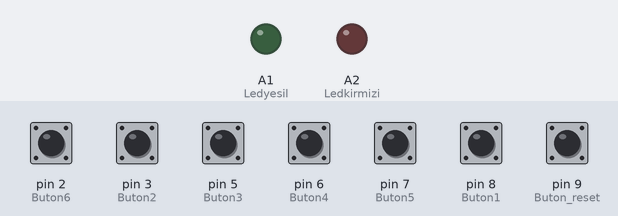
The sketch below on a simulated Arduino Uno, built with avr-gcc and run on an emulated ATmega328P. On the bench: output pins drawn as LEDs (lit = HIGH). Inputs (shaded band) come from the test bench; at power-on: pin 2 (Buton6), pin 3 (Buton2), pin 5 (Buton3), pin 6 (Buton4), pin 7 (Buton5), pin 8 (Buton1), pin 9 (Buton_reset) HIGH. Storage starts empty; random numbers use the default seed unless the sketch sets one; what the sketch prints to the serial monitor is not drawn.

Above: at 2.2 s.
2.3 s: pin 2 (Buton6) pulled LOW for 0.15 s
4.3 s: pin 7 (Buton5) pulled LOW for 0.15 s
At 5.7 s:
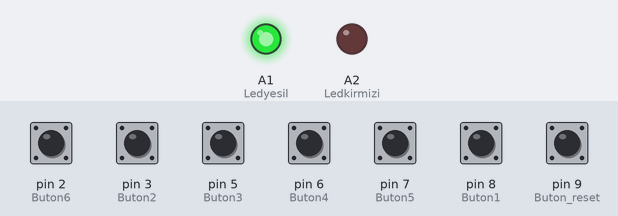
6.8 s: pin 3 (Buton2) pulled LOW for 0.15 s
8.4 s: pin 5 (Buton3) pulled LOW for 0.15 s
10.0 s: pin 6 (Buton4) pulled LOW for 0.15 s
11.6 s: pin 8 (Buton1) pulled LOW for 0.15 s
Timing chart, 0 to 14.2 s (numbered marks = the images above; inputs shaded):
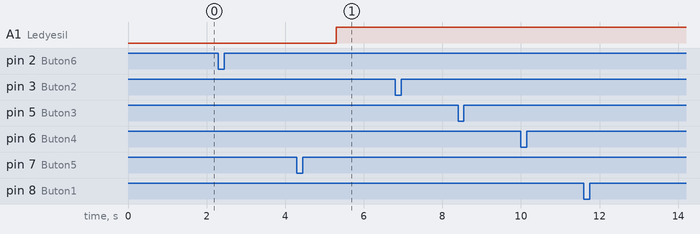

The sketch:

proje.ino
```cpp
#include <SPI.h>
#include <SD.h>

#define Buton1 8
#define Buton2 3
#define Buton3 5
#define Buton4 6
#define Buton5 7
#define Buton6 2
#define Buton_reset 9
#define Ledyesil A1
#define Ledkirmizi A2

int buton_deg=0;
int para=0;
int kopukleme=0,yikama=0,kurulama=0,cilalama=0;
int sayi;

File dosya;


int kopuklememiktar,yikamamiktar,kurulamamiktar,cilalamamiktar;
int bestl, ontl, yirmitl, ellitl, yuztl;
int yuz=0, elli=0, yirmi=0, on=0, bes=0;
int eklenenbes=0,eklenenon=0,eklenenyirmi=0,eklenenelli=0,eklenenyuz=0;
int eksilenkopukleme=0,eksilenyikama=0,eksilenkurulama=0,eksilencilalama=0;
int kasa=0;

void setup() {
  pinMode(Buton1, INPUT_PULLUP);
  pinMode(Buton2, INPUT_PULLUP);
  pinMode(Buton3, INPUT_PULLUP);
  pinMode(Buton4, INPUT_PULLUP);
  pinMode(Buton5, INPUT_PULLUP);
  pinMode(Buton6, INPUT_PULLUP);
  pinMode(Buton_reset, INPUT_PULLUP);
  pinMode(Ledyesil, OUTPUT);
  pinMode(Ledkirmizi, OUTPUT);

  Serial.begin(115200);
    char okunan[100];
    int i=0;
    char *nokta;
    int miktar[5];
    int say;


   Serial.println(F("SD kart hazirlniyor..."));
  if(!SD.begin(4)){
    Serial.println(F("SD kart takili degil!!!!"));
    Serial.println(F("Lutfen SD kartinizi takiniz!!!"));
    while(!SD.begin(4));
    Serial.println(F("SD kart kullanima hazir!!!"));
    delay(1000);
  }
  else{
    Serial.println(F("SD kart kullanima hazir!!!"));
    delay(1000);
  }


    dosya = SD.open("LRT.txt",FILE_WRITE);

    dosya.seek(0);


    while (dosya.available())
    {

       okunan[i] = dosya.read();
       i++;

    }

    dosya.close(); // dosya kapatılıyor


    Serial.println(okunan);
    Serial.println(F("------------------------------"));
    Serial.println(F("Lütfen para girişi yapınız:"));
    nokta=strtok(okunan,",");
    for(int j=0; j<5 ;j++){
      say=atoi(nokta);
      miktar[j]=say;
      nokta=strtok(NULL,",");
    }
    nokta=strtok(NULL,"\n");

    say=atoi(nokta);
    kopuklememiktar=say;
    nokta=strtok(NULL,",");
    nokta=strtok(NULL,",");
    nokta=strtok(NULL,",");
    say=atoi(nokta);
    yikamamiktar=say;
    nokta=strtok(NULL,",");
    nokta=strtok(NULL,",");
    nokta=strtok(NULL,",");
    say=atoi(nokta);
    kurulamamiktar=say;
    nokta=strtok(NULL,",");
    nokta=strtok(NULL,",");
    nokta=strtok(NULL,",");
    say=atoi(nokta);
    cilalamamiktar=say;


   bestl=miktar[0];
   ontl=miktar[1];
   yirmitl=miktar[2];
   ellitl=miktar[3];
   yuztl=miktar[4];


}

void loop() {

      sayi = random(1,5);

      if(digitalRead(Buton1) == 0){
      if(buton_deg==0){
      para=para+5;
      eklenenbes+=1;
      delay(500);
      }
      else{
        if(kopuklememiktar<=0){
          Serial.println("Üzgünüz malzeme eksikliği dolayısıyla köpükleme hizmeti veremiyoruz.");
        }
        else{
        kopukleme+=1;
        eksilenkopukleme+=1;
        }
        delay(500);
      }
      }
      if(digitalRead(Buton2) == 0){
      if(buton_deg==0){
      para=para+10;
      eklenenon+=1;
      delay(500);
      }
       else{
        if(yikamamiktar<=0){
          Serial.println("Üzgünüz malzeme eksikliği dolayısıyla yıkama hizmeti veremiyoruz.");
        }
        else{
        yikama+=1;
        eksilenyikama+=1;
        }
        delay(500);
      }
      }
      if(digitalRead(Buton3) == 0){
        if(buton_deg==0){
      para=para+20;
      eklenenyirmi+=1;
      delay(500);
        }
        else{
          if(kurulamamiktar<=0){
          Serial.println("Üzgünüz malzeme eksikliği dolayısıyla kurulama hizmeti veremiyoruz.");
        }
        else{
        kurulama+=1;
        eksilenkurulama+=1;
        }
        delay(500);
      }
      }
      if(digitalRead(Buton4) == 0){
         if(buton_deg==0){
      para=para+50;
      eklenenelli+=1;
      delay(500);
         }
         else{
          if(cilalamamiktar<=0){
          Serial.println("Üzgünüz malzeme eksikliği dolayısıyla cilalama hizmeti veremiyoruz.");
        }
        else{
        cilalama+=1;
        eksilencilalama+=1;
        }
        delay(500);
      }
      }
      if(digitalRead(Buton5) == 0){

        if(buton_deg==0){
      para=para+100;
      eklenenyuz+=1;
      delay(500);
        }
        else{
          if(kopukleme!=0){
            Serial.print(kopukleme);
            Serial.println(F(" kere köpükleme hizmeti satın aldınız"));
          }
          if(yikama!=0){
            Serial.print(yikama);
            Serial.println(F(" kere yıkama hizmeti satın aldınız"));
          }
          if(kurulama!=0){
            Serial.print(kurulama);
            Serial.println(F(" kere kurulama hizmeti satın aldınız"));
          }
          if(cilalama!=0){
            Serial.print(cilalama);
            Serial.println(F(" kere cilalama hizmeti satın aldınız"));
          }
          delay(500);
          if(((kopukleme*15)+(yikama*10)+(kurulama*5)+(cilalama*50))>para){
              Serial.println(F("İstediğiniz işlemler için paranız yeterli değildir"));
            }
            else{

          Serial.println(sayi);
          delay(500);
          if(sayi==2){
            digitalWrite(Ledkirmizi,HIGH);
            Serial.println(F("Para sıkıştı!!!"));
            Serial.print(para);
            Serial.println(F(" TL paranız iade edilmiştir"));
            para=0;
            delay(500);
          }
          else{
            digitalWrite(Ledyesil,HIGH);

            para= para-(kopukleme*15)-(yikama*10)-(kurulama*5)-(cilalama*50);
            bestl+=eklenenbes, ontl+=eklenenon, yirmitl+=eklenenyirmi, ellitl+=eklenenelli, yuztl+=eklenenyuz;
            kopuklememiktar-=eksilenkopukleme, yikamamiktar-=eksilenyikama, kurulamamiktar-=eksilenkurulama, cilalamamiktar-=eksilencilalama;
            Serial.print(F("Paraüstü: "));
            Serial.println(para);

            yuz = para/100;
            para -= 100*yuz;

            elli = para/50;
            para -= 50*elli;

            yirmi = para/20;
            para -= 20*yirmi;

            on = para/10;
            para -= 10*on;

            bes = para/5;
            para -= 5*bes;

             if(yuztl<=0){
              yuz=yuz*2;
              elli=elli+yuz;
              yuz=0;
            }
            if(ellitl<=0){
              if(yirmitl<=0){
              yirmi=yirmi*2;
              on=on+yirmi;
              yirmi=0;
            }
            if(ontl<=0){
              on=on*2;
              bes=bes+on;
              on=0;
            }
              yirmi=yirmi+(elli*2);
              on=on+elli;
              elli=0;
            }
             if(yirmitl<=0){
              yirmi=yirmi*2;
              on=on+yirmi;
              yirmi=0;
            }
            if(ontl<=0){
              on=on*2;
              bes=bes+on;
              on=0;
            }


            yuztl-=yuz, ellitl-=elli, yirmitl-=yirmi, ontl-=on, bestl-=bes;

            if(yuztl<0 || ellitl<0 || yirmitl<0 || ontl<0 || bestl<0){
              kasa=1;
            }

            if(kasa==0){
            Serial.print(F("Paraüstünüz "));
            Serial.print(yuz);
            Serial.print(F(" tane yüz tl, "));
            Serial.print(elli);
            Serial.print(F(" tane elli tl, "));
            Serial.print(yirmi);
            Serial.print(F(" tane yirmi tl, "));
            Serial.print(on);
            Serial.print(F(" tane on tl, "));
            Serial.print(bes);
            Serial.print(F(" tane beş tl "));
            Serial.println(F(" olarak verilmiştir. "));
            }
            else if (kasa==1){
              Serial.println(F("Kasada yeterli para yoktur,paranız iade edilmiştir ve hizmetiniz iptal edilmiştir"));
              yuztl+=yuz, ellitl+=elli, yirmitl+=yirmi, ontl+=on, bestl+=bes;
              bestl-=eklenenbes, ontl-=eklenenon, yirmitl-=eklenenyirmi, ellitl-=eklenenelli, yuztl-=eklenenyuz;
              kopuklememiktar+=eksilenkopukleme, yikamamiktar+=eksilenyikama, kurulamamiktar+=eksilenkurulama, cilalamamiktar+=eksilencilalama;

            }

            delay(500);
          }

          }
            Serial.println(F("Kalan para miktarı:"));
            Serial.print(bestl);
            Serial.print(F(","));
            Serial.print(ontl);
            Serial.print(F(","));
            Serial.print(yirmitl);
            Serial.print(F(","));
            Serial.print(ellitl);
            Serial.print(F(","));
            Serial.println(yuztl);

            SD.remove("LRT.txt");
            dosya = SD.open("LRT.txt",FILE_WRITE);

           if(dosya){
      dosya.print(int(bestl));
      dosya.print(",");
      dosya.print(int(ontl));
      dosya.print(",");
      dosya.print(int(yirmitl));
      dosya.print(",");
      dosya.print(int(ellitl));
      dosya.print(",");
      dosya.println(int(yuztl));
      dosya.print("1,köpükleme,");
      dosya.print(int(kopuklememiktar));
      dosya.println(",15TL");
      dosya.print("2,yıkama,");
      dosya.print(int(yikamamiktar));
      dosya.println(",10TL");
      dosya.print("3,kurulama,");
      dosya.print(int(kurulamamiktar));
      dosya.println(",5TL");
      dosya.print("4,cilalama,");
      dosya.print(int(cilalamamiktar));
      dosya.println(",50TL");
      dosya.close();
    }


        }
      }
      if(digitalRead(Buton6) == 0){
      buton_deg=1;
      Serial.print(para);
      Serial.println(F(" TL para attınız"));
      delay(500);
      Serial.println(F("---------------------"));
      Serial.println(F("1.Buton: Köpükleme"));
      Serial.println(F("2.Buton: Yıkama"));
      Serial.println(F("3.Buton: Kurulama"));
      Serial.println(F("4.Buton: Cilalama"));
      Serial.println(F("5.Buton: Bitiş"));
      }
      if(digitalRead(Buton_reset) == 0){
        buton_deg=0,kopukleme=0,yikama=0,kurulama=0,cilalama=0;
        eklenenbes=0,eklenenon=0,eklenenyirmi=0,eklenenelli=0,eklenenyuz=0;
        eksilenkopukleme=0,eksilenyikama=0,eksilenkurulama=0,eksilencilalama=0;
        digitalWrite(Ledkirmizi,LOW);
        digitalWrite(Ledyesil,LOW);
      Serial.println(F("Tüm seçimleriniz iptal edilmiştir!!!"));
      delay(500);
      }


}
```

Measured:
- after the input at 2.3 s, every drawn part: stays the same
- after the input at 4.3 s, A1 (Ledyesil): LOW → HIGH after 1.0 s
- after the input at 6.8 s, every drawn part: stays the same
- after the input at 8.4 s, every drawn part: stays the same
- after the input at 10.0 s, every drawn part: stays the same
- after the input at 11.6 s, every drawn part: stays the same
